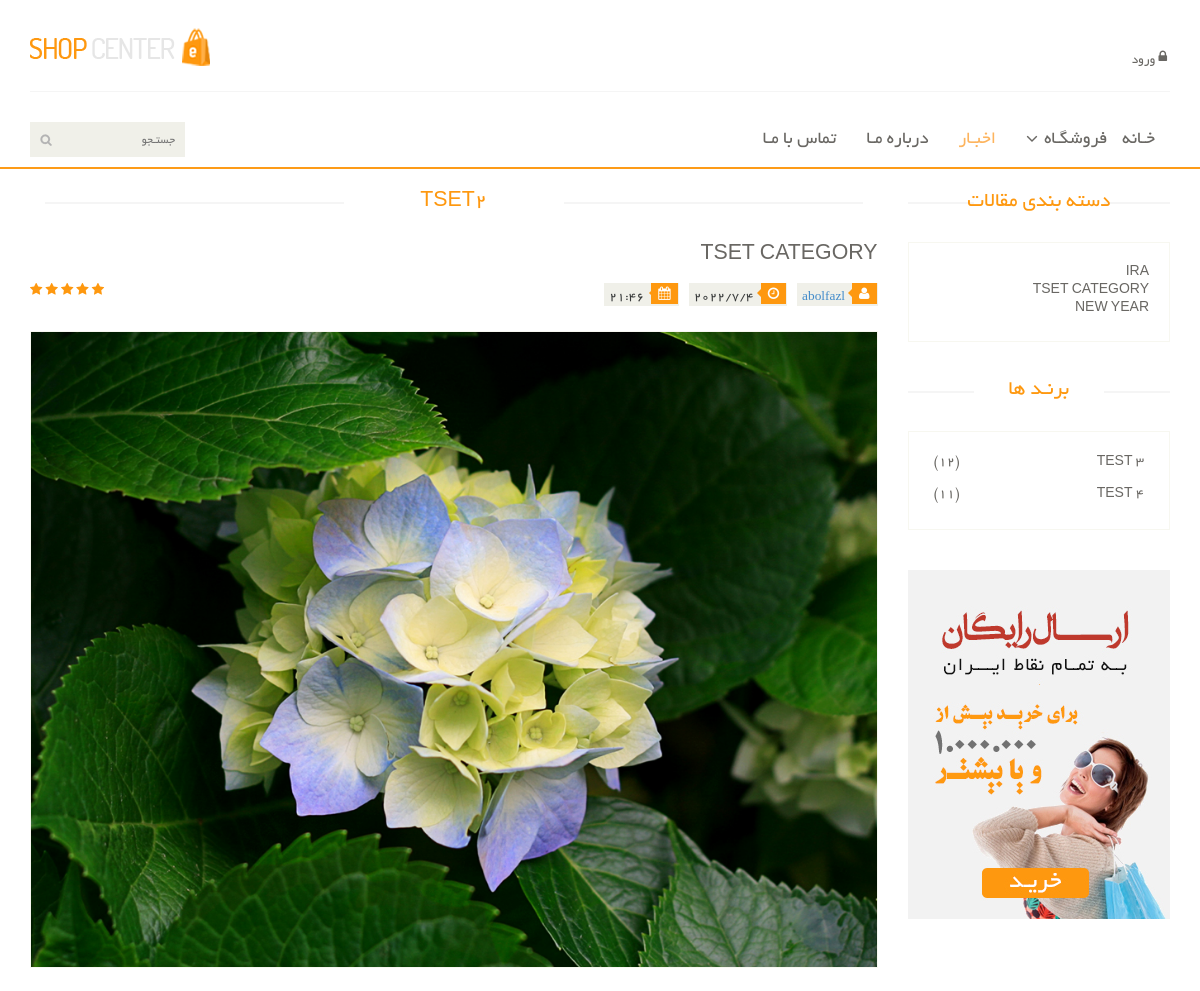
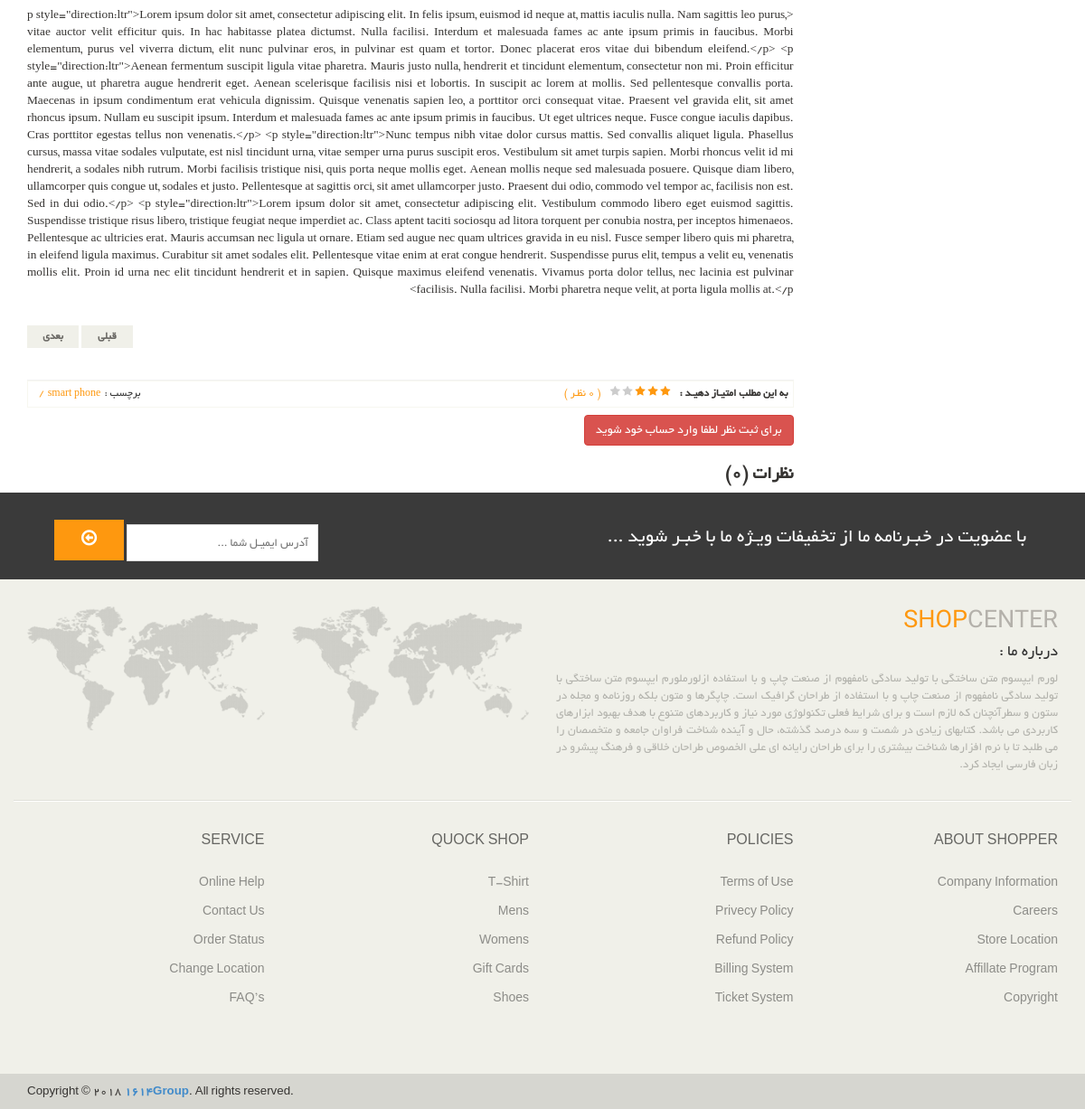
Page /blog/detail/tset2 on the committed database (2 pictures, top to bottom).
### blog/models.py (models this page shows, shortened)
class Article(models.Model):
    title = models.CharField(max_length=155, verbose_name='عنوان مقاله')
    author = models.ForeignKey(User, on_delete=models.CASCADE, verbose_name='نویسنده', related_name='articles')
    description = RichTextField(verbose_name='توضیحات')
    category = models.ManyToManyField(Category, related_name='articles', verbose_name='دسته بندی ها')
    tag = models.ManyToManyField(Tag, related_name='articles', verbose_name='برچسب ها')
    created_date = models.DateTimeField(auto_now_add=True, verbose_name='تاریخ ساخت')
    published = models.DateTimeField(default=timezone.now)
    update_time = models.DateTimeField(auto_now=True, verbose_name='زمان بروزرسانی')
    slug = models.SlugField(blank=True, null=True, verbose_name='اسلاگ')
    image = models.ImageField(verbose_name='تصویر')
    status = models.BooleanField(default=0, verbose_name='وضعیت')
    view = models.IntegerField(default=0, verbose_name='تعداد بزدید ها')
    class Meta:
        verbose_name = 'مقاله'
        verbose_name_plural = 'مقالات'
        ordering = ('-created_date',)
    def get_absolute_url(self):
        return reverse('blog:article_detail', kwargs={'slug': self.slug})
    def j_publish(self): # convert US time to IR
        time = timezone.localtime(self.created_date)
        return time
    def showImage(self): # for show image in admin panel
        if self.image:
            return format_html(f'<img src="{self.image.url}" alt="" width="50px" height="50px">')
        else:
            return format_html(f'<h4>مقاله {self.title} تصویر ندارد</h4>')
    showImage.short_description = 'تصویر'

class Category(models.Model):
    name = models.CharField(max_length=155, verbose_name='نام ')
    created = models.DateTimeField(auto_now_add=True, verbose_name='زمان ساخت')
    updated = models.TimeField(auto_now=True, verbose_name='زمان بروزرسانی')
    slug = models.SlugField(blank=True, null=True, verbose_name='اسلاگ')
    class Meta:
        verbose_name = 'دسته بندی'
        verbose_name_plural = 'دسته بندی ها'
    def __str__(self):
        return self.name

class Tag(models.Model):
    title = models.CharField(max_length=100, verbose_name='نام')
    created = models.DateTimeField(auto_now_add=True)
    updated = models.DateTimeField(auto_now=True)
    class Meta:
        verbose_name = 'برچسب'
        verbose_name_plural = 'برچسب ها'

### blog/views.py (the view)
# urls.py: path('detail/<slug:slug>', views.articleDetail, name='article_detail'),
def articleDetail(request, slug):
    article = get_object_or_404(Article.objects.filter(status=True), slug=slug)  # get object from database
    comment = article.comments.filter(status=True)
    count_of_comment_article = article.comments.count()  # getting number of comments
    if request.method == 'POST':
        form = CommentFrom(data=request.POST)
        if form.is_valid():
            body = form.cleaned_data.get('body')
            email = form.cleaned_data.get('email')
            parent_id = request.POST.get('parent_id')
            Comment.objects.create(parent_id=parent_id, user=request.user, article=article, body=body, email=email)
    else:
        form = CommentFrom()  # if request type == GET sending null from
    context = {
        'articles': article,
        'comment': comment,
        'count_of_comment_article': count_of_comment_article,
        'form': form,
    }
    return render(request, 'blog/article_details.html', context)

### blog/forms.py
class CommentFrom(forms.ModelForm):
    class Meta:
        model = Comment
        fields = ('body', 'email')

### context_processors/context_processors.py (called while the page is built)
def mostVisitedArticle(request):
    most_visited_article = Article.objects.all().order_by('-view')[:2]
    return {'most_visited_article': most_visited_article}

def showCategorySidebar(request):
    categories = Category.objects.all()[:3]
    return {'categories': categories}

### blog/templates/blog/article_details.html (shortened to what this page needs)
{% extends 'base.html' %}
{% load static %}
{% block body %}
    <section>
        <div class="container">
            <div class="row">
                <div class="col-sm-9">
                    <div class="blog-post-area">
                        <h2 class="title text-center">{{ articles.title }}</h2>
                        <div class="single-blog-post">
                            <h3>{{ articles.category.first }}</h3>
                            <div class="post-meta">
                                <ul>
                                    <li><i class="fa fa-user"></i><a href="{% url 'blog:author' articles.author.username %}">{{ articles.author }}</a></li>
                                    <li><i class="fa fa-clock-o"></i>{{ articles.j_publish.year }}/{{ articles.j_publish.month }}/{{ articles.j_publish.day }}</li>
                                    <li><i class="fa fa-calendar"></i>{{ articles.j_publish.hour }}:{{ articles.j_publish.minute }}</li>
                                </ul>
                                <span>
                                <i class="fa fa-star"></i>
                                <i class="fa fa-star"></i>
                                <i class="fa fa-star"></i>
                                <i class="fa fa-star"></i>
                                <i class="fa fa-star-half-o"></i>
                            </span>
                            </div>
                            <a href="">
                                <img src="{{ articles.image.url }}" alt="">
                            </a>
                            <p>{{ articles.description }}</p>
                                <div class="pager-area">
                                    <ul class="pager pull-left">
                                        {% if articles.get_previous_by_published %}
                                            <li><a href="{{ articles.get_previous_by_published.get_absolute_url }}">قبلی</a></li>
                                        {% endif %}
                                        {% if articles.get_next_by_published %}
                                            <li><a href="{{ articles.get_next_by_published.get_absolute_url }}">بعدی</a></li>
                                        {% endif %}
                                    </ul>
                                </div>
                        </div>
                    </div>
                    <div class="rating-area">
                        <ul class="ratings">
                            <li class="rate-this">به این مطلب امتیـاز دهیـد :</li>
                            <li>
                                <i class="fa fa-star color"></i>
                                <i class="fa fa-star color"></i>
                                <i class="fa fa-star color"></i>
                                <i class="fa fa-star"></i>
                                <i class="fa fa-star"></i>
                            </li>
                            <li class="color">( {{ count_of_comment_article }} نظـر )</li>
                        </ul>
                        <ul class="tag">
                            <li>برچسب :</li>
                        {% for i in articles.tag.all %}
                            <li><a class="color" href="">{{ i.title }}</a></li>
                            <li><a class="color" href="">/</a></li>
                            {% endfor %}
                        </ul>
                    </div>
                    {% if request.user.is_authenticated %}
                        <div class="replay-box">
                            <form method="post" id="comment">
                                {% csrf_token %}
                                <div class="row">
                                    <div class="col-sm-8">
                                        <div class="text-area">
                                            <div class="blank-arrow">
                                                <label>متن پیام</label>
                                            </div>
                                            <span>*</span>
                                            <textarea name="body" rows="11"></textarea>
                                            <button class="btn btn-primary" type="submit">ارسـال نظـر</button>
                                        </div>
                                    </div>
                                    <div class="col-sm-4">
                                        <h2>نظـر خود را بنویسیـد</h2>
                                        <div class="blank-arrow">
                                            <label>آدرس ایمیـل</label>
                                        </div>
                                        <span>*</span>
                                        <input type="email" name="email" placeholder="ایمیـل شما ...">
                                        <input type="hidden" id="parent_id" name="parent_id">
                                    </div>
                                </div>
                            </form>
                        </div>
                    {% else %}
                        <a href="#" class="btn btn-danger" style="margin-top: 8px"> برای ثبت نظر لطفا وارد حساب خود
                            شوید</a>
                    {% endif %}
                    <div class="response-area">
                        <h2>نظرات ({{ count_of_comment_article }})</h2>
                    </div>
                </div>
                {% include 'include/blog_sidebar.html' %}
            </div>
        </div>
    </section>
{% endblock %}

### templates/include/blog_sidebar.html
{% load static %}
<div class="col-sm-3">
    <div class="left-sidebar">
        <h2>دسته بندی مقالات</h2>
        <div class="panel-group category-products" id="accordian">
            <div class="panel panel-default">
                <div class="panel-heading">
                    {% for category in categories|slice:3 %}
                    <h4 class="panel-title mb-3"><a class="mb-3" href="{% url 'blog:category_list' category.slug %}">{{ category.name }}</a></h4>
                    {% endfor %}
                </div>
            </div>
        </div>
        <div class="brands_products">
            <h2>برنـد ها</h2>
            <div class="brands-name">
                <ul class="nav nav-pills nav-stacked">
                    {% for article in most_visited_article %}
                    <li><a href="{{ article.get_absolute_url }}"> <span
                                class="pull-left">({{ article.view }})</span>{{ article.title }}</a></li>
                    {% endfor %}
                </ul>
            </div>
        </div>
        <div class="shipping text-center">
            <img src="{% static 'images/home/shipping.jpg' %}" alt="" />
        </div>
    </div>
</div>

### assets/css/main.css (style rules this page uses)
body { font-family: 'BYekan'; font-size: 10pt; position: relative; font-weight: normal; direction: rtl; }
ul li { list-style: none; }
a { -webkit-transition: 300ms; -moz-transition: 300ms; -o-transition: 300ms; transition: 300ms; }
h1, h2, h3, h4, h5, h6 { font-family: 'BYekan', sans-serif; }
.category-products { border: 1px solid #F7F7F0; margin-bottom: 35px; padding-bottom: 20px; padding-top: 15px; }
.left-sidebar h2, .brands_products h2 { color: #FE980F; font-family: 'BYekan', sans-serif; font-size: 16pt; font-weight: 400; margin: 0 0 30px auto; text-align: center; text-transform: uppercase; position: relative; z-index:3; }
.left-sidebar h2:after, h2.title:after { content: " "; position: absolute; border: 1px solid #f5f5f5; bottom:8px; right: 0; width: 100%; height: 0; z-index: -2; }
.left-sidebar h2:before { content: " "; position: absolute; background: #fff; bottom: -6px; width: 130px; height: 30px; z-index: -1; right: 50%; margin-right: -65px; }
h2.title:before { content: " "; position: absolute; background: #fff; bottom: -6px; width: 220px; height: 30px; z-index: -1; right: 50%; margin-right: -110px; }
.category-products .panel { background-color: #FFFFFF; border: 0px; border-radius: 0px; box-shadow:none; margin-bottom: 0px; }
.category-products .panel-default .panel-heading { background-color: #FFFFFF; border: 0 none; color: #FFFFFF; padding: 5px 20px; }
.category-products .panel-default .panel-heading .panel-title a { color: #696763; font-family: 'BYekan', sans-serif; font-size: 14px; text-decoration: none; text-transform: uppercase; }
.brands-name { border: 1px solid #F7F7F0; padding-bottom: 20px; padding-top: 15px; }
.brands-name .nav-stacked li a { background-color: #FFFFFF; color: #696763; font-family: 'BYekan', sans-serif; font-size: 14px; padding: 5px 25px; text-decoration: none; text-transform: uppercase; }
.shipping { background-color: #F2F2F2; margin-top: 40px; overflow: hidden; padding-top: 20px; position: relative; }
h2.title { color: #FE980F; font-family: 'BYekan', sans-serif; font-size: 16pt; font-weight: 400; margin: 0 15px; text-transform: uppercase; margin-bottom: 30px; position: relative; }
.single-blog-post { border-bottom: 1px solid #f2f2f2; padding-bottom: 15px; }
.blog-post-area .single-blog-post h3 { color: #696763; font-size: 16pt; font-family: 'BYekan',sans-serif; text-transform: uppercase; font-weight: 500; margin-bottom: 17px; }
.blog-post-area .single-blog-post a img { border: 1px solid #F7F7F0; width: 100%; margin-bottom: 30px }
.blog-post-area .single-blog-post p { color: #363432; text-align: justify; }
.blog-post-area .post-meta { display: block; margin-bottom: 25px; overflow: hidden; }
.blog-post-area .post-meta ul { padding:0; display: inline; }
.blog-post-area .post-meta ul li { background:#F0F0E9; float: right; margin-left: 10px; padding: 0 5px; font-size: 10pt; color: #393b3b; position: relative; }
.blog-post-area .post-meta ul li i { background:#FE980F; color: #FFFFFF; margin-right: -4px; margin-left: 7px; padding: 4px 7px; }
.sinlge-post-meta li i:after, .blog-post-area .post-meta ul li i:after { content: ""; position: absolute; width: auto; height: auto; border-color:transparent #FE980F transparent transparent ; border-width:4px; border-style: solid; top:6px; right:26px; }
.post-meta span { float: left; }
.post-meta span i { color: #FE980F; }
.pager-area { overflow: hidden; }
.pager-area .pager li a { background:#F0F0E9; border: 0 none; border-radius: 0; color: #696763; font-size: 12px; font-weight: 700; padding: 4px; text-transform: uppercase; width: 57px; }
.rating-area { border: 1px solid #F7F7F0; direction: block; overflow: hidden; }
.rating-area ul li { float: right; padding: 5px; font-size: 12px }
.rating-area .ratings { float: right; padding-right: 0; margin-bottom: 0 }
.rating-area .ratings li i { color:#CCCCCC }
.rating-area .rate-this { color: #363432; font-size: 12px; font-weight: 700; text-transform: uppercase; }
.rating-area .ratings .color, .rating-area .color { color: #FE980F }
.rating-area .tag { float: left; margin-bottom: 0; margin-left: 10px; }
.rating-area .tag li { padding: 5px 2px; }
.response-area h2 { color: #363432; font-size: 20px; font-weight: 700; }

### rows in the picture
Article: title "TSET2", category.first "TSET CATEGORY", author "abolfazl", j_publish.year "2022", j_publish.month "7", j_publish.day "4", j_publish.hour "21", j_publish.minute "46", image (picture), description "<p style=\"direction:ltr\">Lorem ipsum dolor sit amet, consectetur adipiscing elit. In felis ipsum, euismod id neque at, mattis iaculis nulla. Nam sagittis leo purus, vitae auctor velit efficitur quis. In hac habitasse platea dictumst. Nulla facilisi. Interdum et malesuada fames ac ante ipsum primis in faucibus. Morbi elementum, purus vel viverra dictum, elit nunc pulvinar eros, in pulvinar est quam et tortor. Donec placerat eros vitae dui bibendum eleifend.</p> <p style=\"direction:ltr\">Aenean fermentum suscipit ligula vitae pharetra. Mauris justo nulla, hendrerit et tincidunt elementum, consectetur non mi. Proin efficitur ante augue, ut pharetra augue hendrerit eget. Aenean scelerisque…"
Tag: title "smart phone"
Category: name "IRA"
Category: name "TSET CATEGORY"
Category: name "NEW YEAR"
Article: view "12", title "TEST 3"
Article: view "11", title "TEST 4"

### other values in the picture
{{ count_of_comment_article }} "0"
